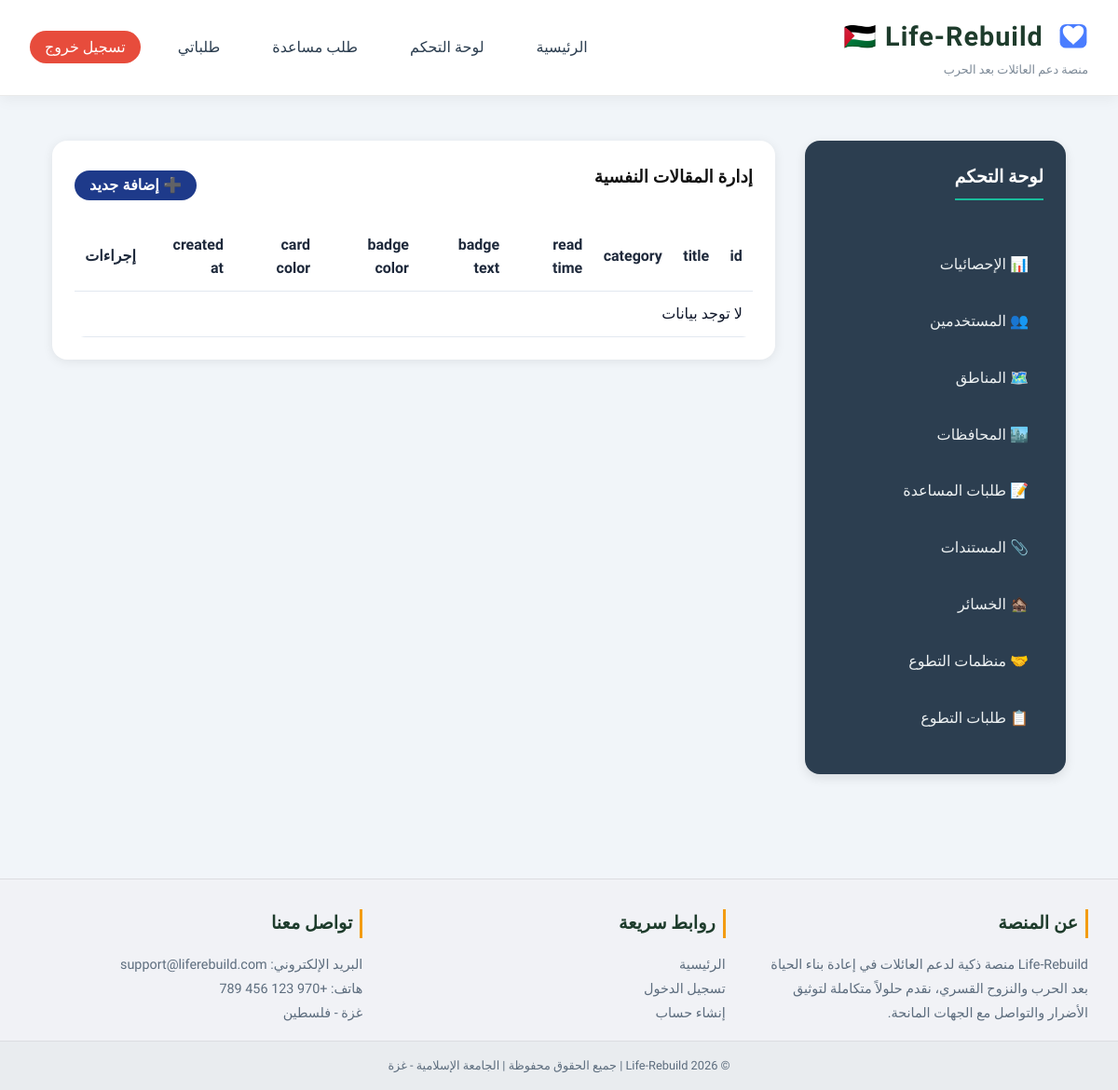
The app's page /index.php?page=admin&tab=mental_articles (signed in), older data.
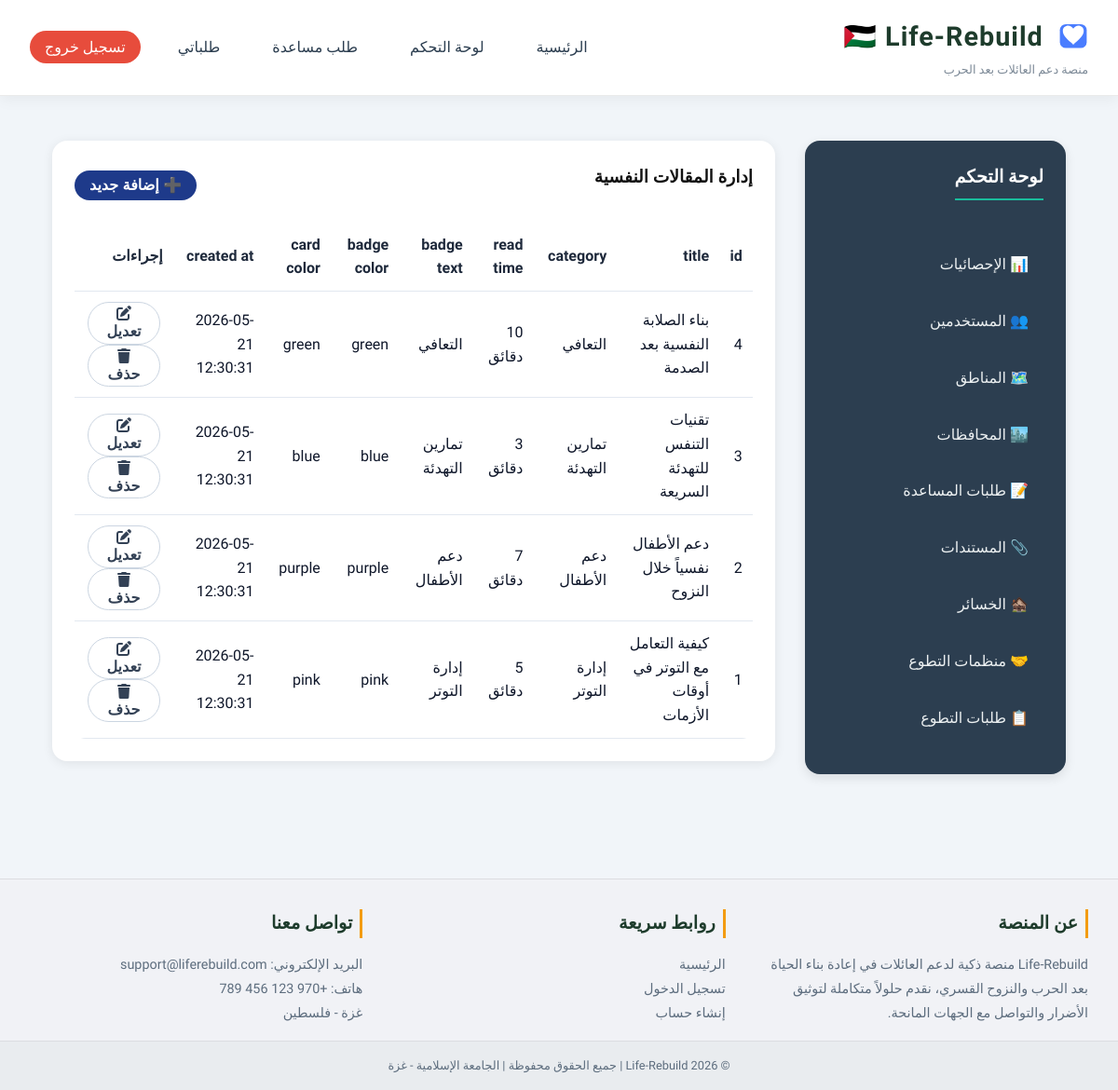
The same page, newer data.
### tables this page shows
CREATE TABLE IF NOT EXISTS mental_articles (
    id INT AUTO_INCREMENT PRIMARY KEY,
    title VARCHAR(200) NOT NULL,
    category VARCHAR(100) NOT NULL,
    read_time VARCHAR(50) NOT NULL,
    badge_text VARCHAR(50) NOT NULL,
    badge_color VARCHAR(30) DEFAULT 'pink',
    card_color VARCHAR(30) DEFAULT 'pink',
    content TEXT,
    link VARCHAR(255) DEFAULT '#',
    created_at TIMESTAMP DEFAULT CURRENT_TIMESTAMP
);

### controllers/AdminController.php (called while the page is built, shortened)
<?php
class AdminController {
    private $db;
    public function __construct($pdo) {
        $this->db = $pdo;
    }
    public function index() {
        $tab = $_GET['tab'] ?? 'dashboard';
        $action = $_GET['action'] ?? 'list';
        $content = 'views/admin/dashboard_stats.php';
        $rows = [];
        $columns = [];
        switch ($tab) {
            case 'governorates':
            case 'aid_requests':
            case 'losses':
            case 'volunteer_organizations':
            case 'support_team':
            case 'aid_packages':
            case 'roadmap_tasks':
            case 'mental_specialists':
            case 'mental_centers':
            case 'mental_articles':
            case 'mental_crisis_lines':
            case 'mental_daily_tips':
            case 'mental_appointments':
            case 'volunteer_requests_list':
                $columns = $this->getTableColumns($tab);
                if ($action === 'list') {
                    $page = isset($_GET['p']) ? (int)$_GET['p'] : 1;
                    $limit = 20;
                    $offset = ($page - 1) * $limit;
                    $search = isset($_GET['search']) ? trim($_GET['search']) : '';
                    $rows = $this->getTableRows($tab, $limit, $offset, $search);
                }
                $content = 'views/admin/dynamic_table.php';
                break;
        }
        include 'views/admin/layout.php';
    }
    private function getTableRows($table, $limit, $offset, $search = '') {
     if (!$this->tableExists($table)) {
        return [];
    }
        $sql = "SELECT * FROM $table";
        $sql .= " ORDER BY id DESC LIMIT :limit OFFSET :offset";
        $stmt = $this->db->prepare($sql);
        $stmt->bindValue(':limit', $limit, PDO::PARAM_INT);
        $stmt->bindValue(':offset', $offset, PDO::PARAM_INT);
        $stmt->execute();
        return $stmt->fetchAll();
    }
    private function getTableColumns($table) {
         if (!$this->tableExists($table)) {
        return [];
    }
        $map = [
            'areas' => ['id', 'governorate_id', 'area_name', 'is_safe', 'has_water', 'has_electricity', 'has_health_center', 'has_school', 'needs_reconstruction', 'safety_level'],
            'governorates' => ['id', 'name'],
            'aid_requests' => ['id', 'user_id', 'request_type', 'description', 'status', 'created_at'],
            'losses' => ['id', 'user_id', 'document_type', 'title', 'description', 'loss_date', 'created_at'],
            'volunteer_organizations' => ['id', 'name', 'area', 'services', 'phone', 'whatsapp'],
            'support_team' => ['id', 'name', 'role', 'avatar_letters', 'avatar_color', 'status', 'display_order', 'is_active'],
            'aid_packages' => ['id', 'title', 'organization', 'status', 'contents', 'expected_date'],
            'roadmap_tasks' => ['id', 'task_name', 'task_category', 'due_date', 'status'],
'mental_specialists' => ['id', 'name', 'specialty', 'avatar_letter', 'phone', 'whatsapp', 'is_available'],            'mental_centers' => ['id', 'name', 'area', 'address', 'phone', 'services', 'working_hours'],
            'mental_articles' => ['id', 'title', 'category', 'read_time', 'badge_text', 'badge_color', 'card_color', 'created_at'],
            'mental_crisis_lines' => ['id', 'title', 'description', 'action_text', 'icon_class', 'bg_color', 'is_active'],
            'mental_daily_tips' => ['id', 'tip_text', 'display_date', 'created_at'],
            'mental_appointments' => ['id', 'user_id', 'specialist_id', 'appointment_date', 'appointment_time', 'status', 'created_at'],
            'volunteer_requests' => ['id', 'title', 'volunteers_needed', 'request_date', 'urgency'],
        ];
        return $map[$table] ?? ['id', 'name'];
    }
    private function tableExists($table) {
    try {
        $result = $this->db->query("SHOW TABLES LIKE '$table'");
        return $result->rowCount() > 0;
    } catch (PDOException $e) {
        return false;
    }
}
}
?>

### views/admin/layout.php (the view, shortened to what the rows shown need)
<?php include 'views/partials/header.php'; ?>
<link rel="stylesheet" href="https://cdnjs.cloudflare.com/ajax/libs/font-awesome/6.0.0/css/all.min.css">
<div class="admin-container">
    <main class="admin-content">
        <?php
        if (isset($content) && file_exists($content)) {
            include $content;
        }
        elseif ($tab == 'dashboard') {
            ?>
            <div class="stats-cards-grid">
                <div class="stat-card border-blue"><h3>العائلات المسجلة</h3><p><?= number_format($stats['families'] ?? 0) ?></p></div>
                <div class="stat-card border-orange"><h3>الطلبات المعلقة</h3><p><?= number_format($stats['pending'] ?? 0) ?></p></div>
                <div class="stat-card border-green"><h3>إجمالي الطلبات</h3><p><?= number_format($stats['requests'] ?? 0) ?></p></div>
                <div class="stat-card border-purple"><h3>طلبات التطوع</h3><p><?= number_format($stats['volunteer_requests'] ?? 0) ?></p></div>
            </div>
            <div class="admin-table-section">
                <h3>آخر طلبات المساعدة</h3>
                <div class="responsive-table-wrapper">
                    <table class="data-table-main">
                        <thead><tr><th>ID</th><th>العائلة</th><th>نوع المساعدة</th><th>التاريخ</th><th>الحالة</th></tr></thead>
                        <tbody>
                            <?php
                            $recent = $this->db->query("SELECT ar.id, u.full_name, ar.request_type, ar.created_at, ar.status FROM aid_requests ar JOIN users u ON ar.user_id = u.id ORDER BY ar.id DESC LIMIT 5")->fetchAll();
                            foreach ($recent as $r): ?>
                            <tr><td>#<?= $r['id'] ?></td><td><?= htmlspecialchars($r['full_name']) ?></td><td><?= $r['request_type'] ?></td><td><?= date('Y-m-d', strtotime($r['created_at'])) ?></td><td><span class="tbl-badge badge-yellow-solid"><?= $r['status'] ?></span></td></tr>
                            <?php endforeach; ?>
                        </tbody>
                    </table>
                </div>
            </div>
            <?php
        }
        elseif ($action === 'add' || $action === 'edit') {
            ?>
            <div class="form-container">
                <h3><?= $action === 'add' ? 'إضافة جديد' : 'تعديل' ?> <?= htmlspecialchars($tableName) ?></h3>
                <form method="POST" action="index.php?page=admin&tab=<?= $tab ?>&action=save">
                    <?php if ($action === 'edit' && $record): ?>
                        <input type="hidden" name="id" value="<?= $record['id'] ?>">
                    <?php endif; ?>
                    <?php foreach ($columns as $col): if ($col == 'id') continue; ?>
                    <div class="form-group">
                        <label><?= str_replace('_', ' ', $col) ?></label>
                        <input type="text" name="<?= $col ?>" value="<?= htmlspecialchars($record[$col] ?? '') ?>">
                    </div>
                    <?php endforeach; ?>
                    <button type="submit" class="btn-save">💾 حفظ</button>
                    <a href="index.php?page=admin&tab=<?= $tab ?>" class="btn-cancel">إلغاء</a>
                </form>
            </div>
            <?php
        }
        else {
            ?>
            <div class="responsive-table-wrapper">
                <table class="data-table-main">
                    <thead><tr><?php foreach ($columns as $col): ?><th><?= str_replace('_', ' ', $col) ?></th><?php endforeach; ?><th>إجراءات</th></tr></thead>
                    <tbody>
                        <?php if (count($rows) > 0): ?>
                            <?php foreach ($rows as $row): ?>
                            <tr><?php foreach ($columns as $col): ?><td><?= htmlspecialchars($row[$col] ?? '') ?></td><?php endforeach; ?>
                            <td><button class="btn-table-view" onclick="location.href='index.php?page=admin&tab=<?= $tab ?>&action=edit&id=<?= $row['id'] ?>'"><i class="fas fa-edit"></i> تعديل</button>
                            <button class="btn-table-view" onclick="if(confirm('حذف؟')) location.href='index.php?page=admin&tab=<?= $tab ?>&action=delete&id=<?= $row['id'] ?>'"><i class="fas fa-trash"></i> حذف</button></td></tr>
                            <?php endforeach; ?>
                        <?php else: ?>
                            <tr><td colspan="<?= count($columns)+1 ?>">لا توجد بيانات</td></tr>
                        <?php endif; ?>
                    </tbody>
                </table>
            </div>
            <?php
        }
        ?>
    </main>
</div>
<?php include 'views/partials/footer.php'; ?>

Row changes from the older to the newer data that the page shows:
added mental_articles: id "4", title "بناء الصلابة النفسية بعد الصدمة", category "التعافي", read_time "10 دقائق", badge_text "التعافي", badge_color "green", card_color "green", created_at "2026-05-21 12:30:31"
added mental_articles: id "3", title "تقنيات التنفس للتهدئة السريعة", category "تمارين التهدئة", read_time "3 دقائق", badge_text "تمارين التهدئة", badge_color "blue", card_color "blue", created_at "2026-05-21 12:30:31"
added mental_articles: id "2", title "دعم الأطفال نفسياً خلال النزوح", category "دعم الأطفال", read_time "7 دقائق", badge_text "دعم الأطفال", badge_color "purple", card_color "purple", created_at "2026-05-21 12:30:31"
added mental_articles: id "1", title "كيفية التعامل مع التوتر في أوقات الأزمات", category "إدارة التوتر", read_time "5 دقائق", badge_text "إدارة التوتر", badge_color "pink", card_color "pink", created_at "2026-05-21 12:30:31"
Text that changed along with them:
text no longer shown: "لا توجد بيانات"
